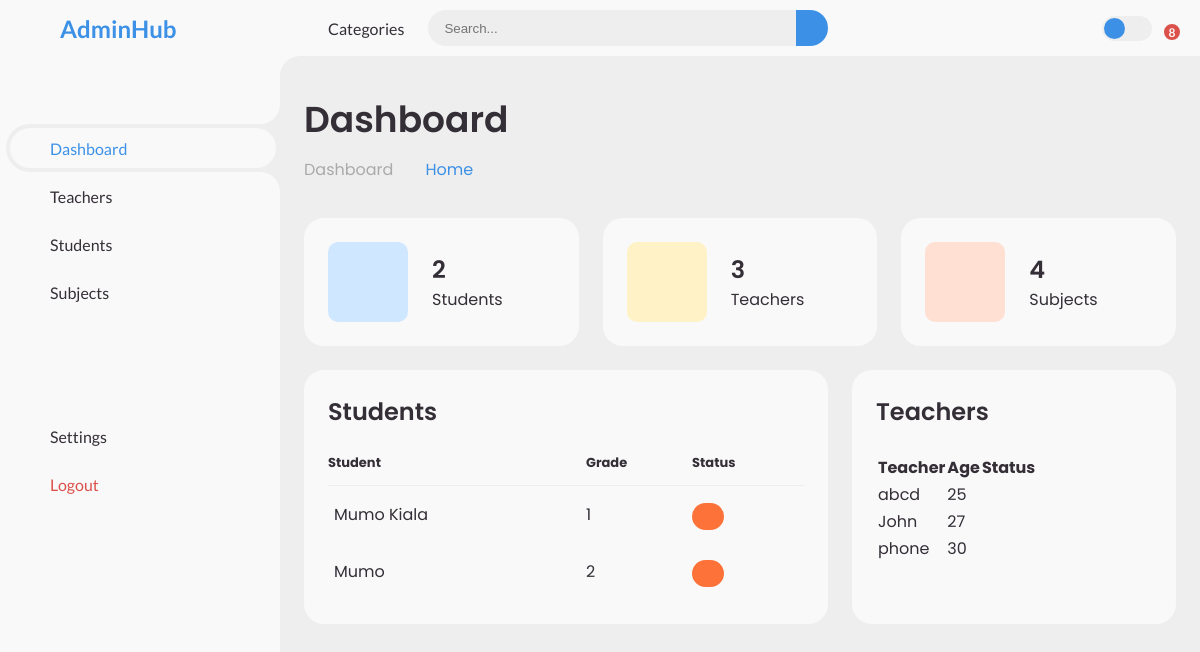
The app's page /dashboard/, older data.
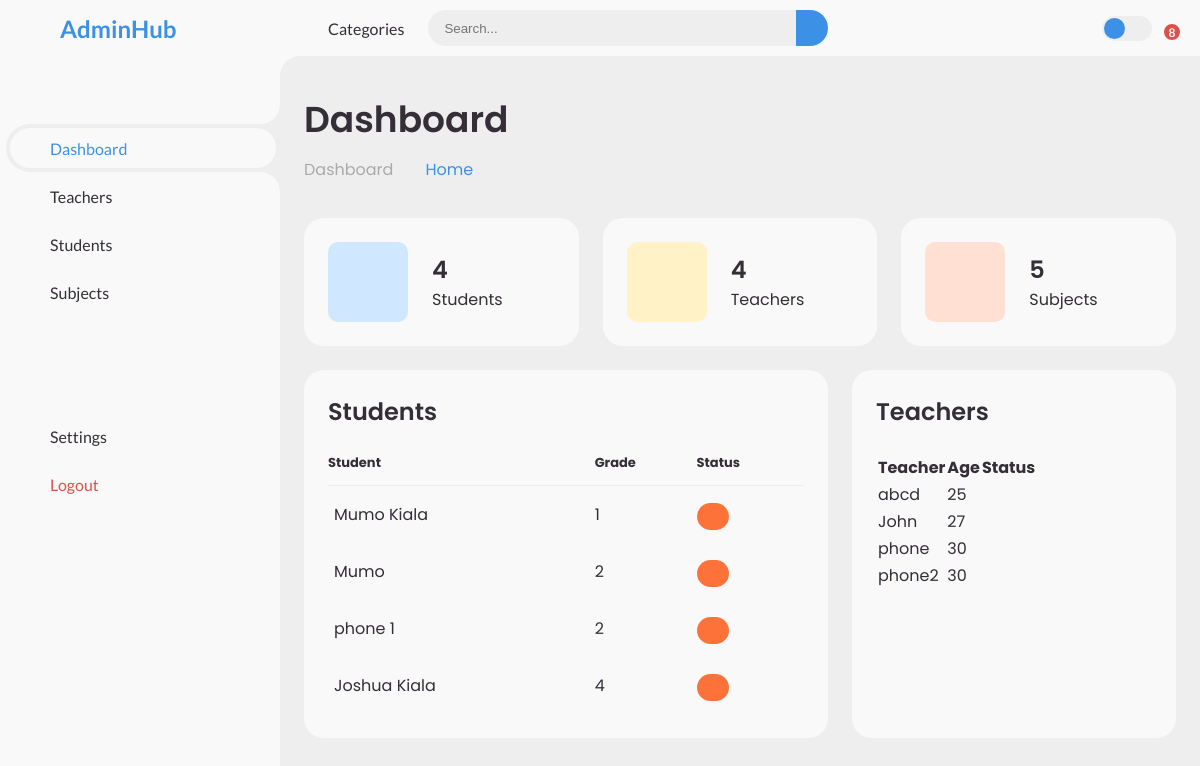
The same page, newer data.
### playground/models.py (models this page shows, shortened)
class Student(models.Model):
    name = models.CharField(max_length=30)
    admno = models.CharField(max_length=30, blank=True, unique=True)
    grade = models.CharField(max_length=30)
    GENDER_CHOICES = (
    ('M', 'Male'),
    ('F', 'Female'),
    )
    gender = models.CharField(choices=GENDER_CHOICES, max_length=1)
    age = models.PositiveSmallIntegerField()
    subjects = models.ManyToManyField(Subject, blank=True)
    teachers = models.ManyToManyField('Teacher', blank=True)
    class Meta:
        ordering = ['grade']
        verbose_name_plural = 'Students'

class Teacher(models.Model):
    name = models.CharField(max_length=100)
    GENDER_CHOICES = (
    ('M', 'Male'),
    ('F', 'Female'),
    )
    gender = models.CharField(choices=GENDER_CHOICES, max_length=1)
    age = models.PositiveSmallIntegerField()
    grade_assigned = models.CharField(max_length=30, default='-')
    subjects = models.ManyToManyField(Subject, blank=True)
    students = models.ManyToManyField('Student', blank=True)

### users/views.py (the view)
# urls.py: path('dashboard/', user_views.dashboard, name='dashboard'),
def dashboard(request):
    students = Student.objects.all()
    teachers = Teacher.objects.all()
    subjects = Subject.objects.all()
    context = {
        'students': students,
        'teachers': teachers,
        'subjects': subjects,
    }
    print("Students:", students.count())
    print("Teachers:", teachers.count())
    print("Subjects:", subjects.count())
    return render(request, 'index.html', context)

### playground/templates/index.html (shortened to what the changed rows need)
<!DOCTYPE html>
<html lang="en">
  <head>
    {% load static %}
    <link rel="stylesheet" href="{% static 'style.css' %}" />
  </head>
  <body>
    <section id="content">
      <main>
        <div class="head-title">
          <div class="left">
            <h1>Dashboard</h1>
          </div>
        </div>
        <ul class="box-info">
          <li>
            <span class="text">
              <h3>{{ students.count }}</h3>
              <p>Students</p>
            </span>
          </li>
          <li>
            <span class="text">
              <h3>{{ teachers.count }}</h3>
              <p>Teachers</p>
            </span>
          </li>
          <li>
            <span class="text">
              <h3>{{ subjects.count }}</h3>
              <p>Subjects</p>
            </span>
          </li>
        </ul>
        <div class="table-data">
          <div class="order">
            <table>
              <thead>
                <tr>
                  <th>Student</th>
                  <th>Grade</th>
                  <th>Status</th>
                </tr>
              </thead>
              <tbody>
                {% for student in students %}
                <tr>
                  <td>
                    <p>{{ student.name }}</p>
                  </td>
                  <td>{{ student.grade }}</td>
                  <td>
                    <span
                      class="status {% if student.status == 'Active' %}completed{% else %}pending{% endif %}"
                      >{{ student.status }}</span
                    >
                  </td>
                </tr>
                {% endfor %}
              </tbody>
            </table>
          </div>
          <div class="todo">
            <table>
              <thead>
                <tr>
                  <th>Teacher</th>
                  <th>Age</th>
                  <th>Status</th>
                </tr>
              </thead>
              <tbody>
                {% for teacher in teachers %}
                <tr>
                  <td>
                    <p>{{ teacher.name }}</p>
                  </td>
                  <td>{{ teacher.age }}</td>
                  <td>
                  </td>
                </tr>
                {% endfor %}
              </tbody>
            </table>
          </div>
        </div>
      </main>
    </section>
  </body>
</html>

Row changes from the older to the newer data that the page shows:
added Student: name "phone 1", grade "2"
added Student: name "Joshua Kiala", grade "4"
added Teacher: name "phone2", age "30"
Text that changed along with them:
{{ students.count }}: "2" → "4"
{{ teachers.count }}: "3" → "4"
{{ subjects.count }}: "4" → "5"
